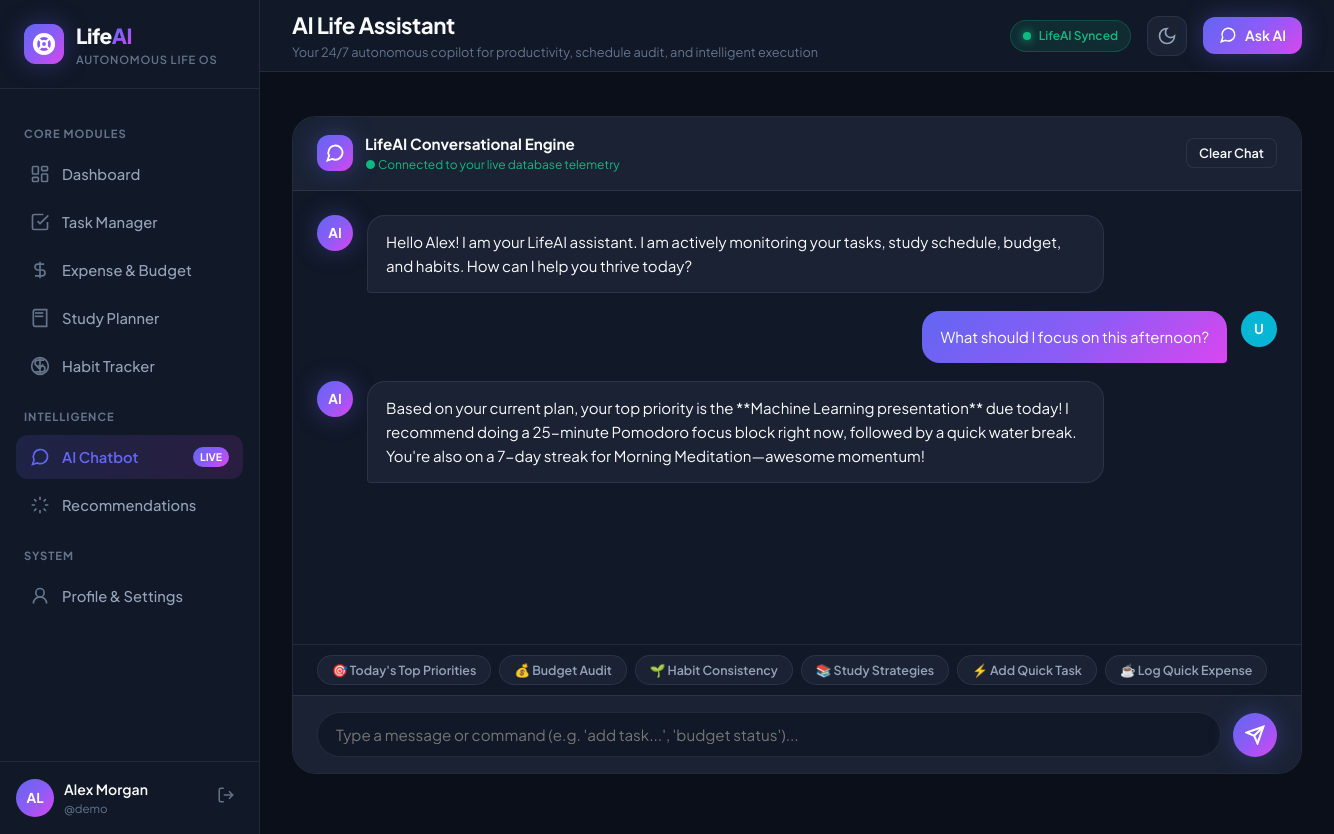
The page /chat (signed in) on the database its author committed.
### tables this page shows
CREATE TABLE users (
        id INTEGER PRIMARY KEY AUTOINCREMENT,
        username TEXT UNIQUE NOT NULL,
        email TEXT UNIQUE NOT NULL,
        password_hash TEXT NOT NULL,
        full_name TEXT NOT NULL,
        monthly_budget REAL DEFAULT 2500.0,
        theme TEXT DEFAULT 'dark',
        created_at TIMESTAMP DEFAULT CURRENT_TIMESTAMP
    );

CREATE TABLE chat_messages (
        id INTEGER PRIMARY KEY AUTOINCREMENT,
        user_id INTEGER NOT NULL,
        role TEXT NOT NULL,
        content TEXT NOT NULL,
        created_at TIMESTAMP DEFAULT CURRENT_TIMESTAMP,
        FOREIGN KEY (user_id) REFERENCES users (id) ON DELETE CASCADE
    );

### app.py (the view)
@app.route('/chat')
@login_required
def chat():
    user_id = session['user_id']
    conn = get_db()
    messages = conn.execute("""
        SELECT * FROM chat_messages WHERE user_id = ? ORDER BY id ASC
    """, (user_id,)).fetchall()
    conn.close()
    return render_template('chat.html', messages=messages)

### app.py (called while the page is built)
def login_required(f):
    @wraps(f)
    def decorated_function(*args, **kwargs):
        if 'user_id' not in session:
            flash('Please log in to access your LifeAI dashboard.', 'warning')
            return redirect(url_for('login'))
        return f(*args, **kwargs)
    return decorated_function

@app.context_processor
def inject_user():
    if 'user_id' in session:
        conn = get_db()
        user = conn.execute("SELECT * FROM users WHERE id = ?", (session['user_id'],)).fetchone()
        conn.close()
        return {'current_user': user}
    return {'current_user': None}

### database.py (called while the page is built)
def get_db():
    conn = sqlite3.connect(DB_PATH, timeout=30.0)
    conn.row_factory = sqlite3.Row
    conn.execute("PRAGMA journal_mode = WAL")
    conn.execute("PRAGMA foreign_keys = ON")
    return conn

### templates/chat.html (shortened to what this page needs)
{% extends 'base.html' %}
{% block page_title %}AI Life Assistant{% endblock %}
{% block page_subtitle %}Your 24/7 autonomous copilot for productivity, schedule audit, and intelligent execution{% endblock %}
{% block content %}
<div class="chat-layout">
    <div class="chat-header">
        <div style="display: flex; align-items: center; gap: 12px;">
            <div class="logo-orb" style="width: 36px; height: 36px;">
                <span class="orb-pulse"></span>
                <svg width="20" height="20" viewBox="0 0 24 24" fill="none" stroke="currentColor" stroke-width="2.2"><path d="m3 21 1.9-5.7a8.5 8.5 0 1 1 3.8 3.8z"/></svg>
            </div>
            <div>
                <div style="font-weight: 700; font-size: 0.95rem;">LifeAI Conversational Engine</div>
                <div style="font-size: 0.75rem; color: var(--accent-emerald);">● Connected to your live database telemetry</div>
            </div>
        </div>
        <div style="display: flex; align-items: center; gap: 10px;">
            <button class="btn-secondary btn-sm" id="clearChatBtn" title="Clear conversation">
                Clear Chat
            </button>
        </div>
    </div>
    <div class="chat-messages" id="chatMessages">
        {% if messages %}
            {% for msg in messages %}
            <div class="message-row {{ msg.role }}">
                <div class="message-avatar {{ 'user-avatar' if msg.role == 'user' else 'ai-avatar' }}">
                    {{ 'U' if msg.role == 'user' else 'AI' }}
                </div>
                <div class="message-bubble">
                    {{ msg.content|safe }}
                </div>
            </div>
            {% endfor %}
        {% endif %}
    </div>
    <div class="chat-suggestions">
        <button class="chip-btn" data-prompt="What should I focus on today?">🎯 Today's Top Priorities</button>
        <button class="chip-btn" data-prompt="How is my budget and spending this month?">💰 Budget Audit</button>
        <button class="chip-btn" data-prompt="Audit my habit consistency this week">🌱 Habit Consistency</button>
        <button class="chip-btn" data-prompt="Give me a 3-step active recall study plan">📚 Study Strategies</button>
        <button class="chip-btn" data-prompt="add task Review presentation tomorrow urgent">⚡ Add Quick Task</button>
        <button class="chip-btn" data-prompt="add expense $12.50 Coffee and snack">☕ Log Quick Expense</button>
    </div>
    <form class="chat-input-bar" id="chatForm">
        <input type="text" id="chatInput" class="chat-input" placeholder="Type a message or command (e.g. 'add task...', 'budget status')..." autocomplete="off" required>
        <button type="submit" class="btn-chat-send" title="Send message">
            <svg width="20" height="20" viewBox="0 0 24 24" fill="none" stroke="currentColor" stroke-width="2.5"><line x1="22" x2="11" y1="2" y2="13"/><polygon points="22 2 15 22 11 13 2 9 22 2"/></svg>
        </button>
    </form>
</div>
{% endblock %}

### templates/base.html (shortened to what this page needs)
<!DOCTYPE html>
<html lang="en" data-theme="{{ session.get('theme', 'dark') }}">
<head>
    <link rel="stylesheet" href="{{ url_for('static', filename='css/style.css') }}">
</head>
<body class="{{ 'authenticated' if current_user else 'auth-page' }}">
    {% if current_user %}
    <div class="app-layout">
        <aside class="sidebar" id="sidebar">
            <div class="sidebar-header">
                <a href="{{ url_for('dashboard') }}" class="brand-logo">
                    <div class="logo-orb">
                        <span class="orb-pulse"></span>
                    </div>
                    <div class="brand-text">
                        <span class="brand-name">Life<span>AI</span></span>
                        <span class="brand-tag">Autonomous Life OS</span>
                    </div>
                </a>
            </div>
            <nav class="sidebar-nav">
                <div class="nav-section-title">CORE MODULES</div>
                <a href="{{ url_for('dashboard') }}" class="nav-item {{ 'active' if request.endpoint == 'dashboard' else '' }}">
                    <svg width="20" height="20" viewBox="0 0 24 24" fill="none" stroke="currentColor" stroke-width="2"><rect width="7" height="9" x="3" y="3" rx="1"/><rect width="7" height="5" x="14" y="3" rx="1"/><rect width="7" height="9" x="14" y="12" rx="1"/><rect width="7" height="5" x="3" y="16" rx="1"/></svg>
                    <span>Dashboard</span>
                </a>
                <a href="{{ url_for('tasks') }}" class="nav-item {{ 'active' if request.endpoint == 'tasks' else '' }}">
                    <svg width="20" height="20" viewBox="0 0 24 24" fill="none" stroke="currentColor" stroke-width="2"><path d="m9 11 3 3L22 4"/><path d="M21 12v7a2 2 0 0 1-2 2H5a2 2 0 0 1-2-2V5a2 2 0 0 1 2-2h11"/></svg>
                    <span>Task Manager</span>
                </a>
                <a href="{{ url_for('expenses') }}" class="nav-item {{ 'active' if request.endpoint == 'expenses' else '' }}">
                    <svg width="20" height="20" viewBox="0 0 24 24" fill="none" stroke="currentColor" stroke-width="2"><line x1="12" x2="12" y1="2" y2="22"/><path d="M17 5H9.5a3.5 3.5 0 0 0 0 7h5a3.5 3.5 0 0 1 0 7H6"/></svg>
                    <span>Expense & Budget</span>
                </a>
                <a href="{{ url_for('study') }}" class="nav-item {{ 'active' if request.endpoint == 'study' else '' }}">
                    <svg width="20" height="20" viewBox="0 0 24 24" fill="none" stroke="currentColor" stroke-width="2"><path d="M4 19.5v-15A2.5 2.5 0 0 1 6.5 2H20v20H6.5a2.5 2.5 0 0 1-2.5-2.5Z"/><path d="M6 6h10"/><path d="M6 10h10"/></svg>
                    <span>Study Planner</span>
                </a>
                <a href="{{ url_for('habits') }}" class="nav-item {{ 'active' if request.endpoint == 'habits' else '' }}">
                    <svg width="20" height="20" viewBox="0 0 24 24" fill="none" stroke="currentColor" stroke-width="2"><path d="M12 2v20M17 5H9.5a3.5 3.5 0 0 0 0 7h5a3.5 3.5 0 0 1 0 7H6"/><circle cx="12" cy="12" r="10"/><path d="m8 12 3 3 5-5"/></svg>
                    <span>Habit Tracker</span>
                </a>
                <div class="nav-section-title">INTELLIGENCE</div>
                <a href="{{ url_for('chat') }}" class="nav-item ai-item {{ 'active' if request.endpoint == 'chat' else '' }}">
                    <svg width="20" height="20" viewBox="0 0 24 24" fill="none" stroke="currentColor" stroke-width="2"><path d="m3 21 1.9-5.7a8.5 8.5 0 1 1 3.8 3.8z"/></svg>
                    <span>AI Chatbot</span>
                    <span class="nav-badge">Live</span>
                </a>
                <a href="{{ url_for('recommendations') }}" class="nav-item {{ 'active' if request.endpoint == 'recommendations' else '' }}">
                    <svg width="20" height="20" viewBox="0 0 24 24" fill="none" stroke="currentColor" stroke-width="2"><path d="M12 2v4M12 18v4M4.93 4.93l2.83 2.83M16.24 16.24l2.83 2.83M2 12h4M18 12h4M4.93 19.07l2.83-2.83M16.24 7.76l2.83-2.83"/></svg>
                    <span>Recommendations</span>
                </a>
                <div class="nav-section-title">SYSTEM</div>
                <a href="{{ url_for('profile') }}" class="nav-item {{ 'active' if request.endpoint == 'profile' else '' }}">
                    <svg width="20" height="20" viewBox="0 0 24 24" fill="none" stroke="currentColor" stroke-width="2"><circle cx="12" cy="8" r="5"/><path d="M20 21a8 8 0 1 0-16 0"/></svg>
                    <span>Profile & Settings</span>
                </a>
            </nav>
            <div class="sidebar-footer">
                <div class="user-card-mini">
                    <div class="avatar-circle">{{ current_user.full_name[:2].upper() }}</div>
                    <div class="user-meta">
                        <span class="user-name">{{ current_user.full_name }}</span>
                        <span class="user-role">@{{ current_user.username }}</span>
                    </div>
                </div>
                <a href="{{ url_for('logout') }}" class="btn-logout" title="Sign out">
                    <svg width="18" height="18" viewBox="0 0 24 24" fill="none" stroke="currentColor" stroke-width="2"><path d="M9 21H5a2 2 0 0 1-2-2V5a2 2 0 0 1 2-2h4"/><polyline points="16 17 21 12 16 7"/><line x1="21" x2="9" y1="12" y2="12"/></svg>
                </a>
            </div>
        </aside>
        <div class="main-content-wrapper">
            <header class="topbar">
                <div class="topbar-left">
                    <div class="page-title-group">
                        <h1 class="page-heading">{% block page_title %}Dashboard{% endblock %}</h1>
                        <span class="page-subheading">{% block page_subtitle %}Your autonomous daily life overview{% endblock %}</span>
                    </div>
                </div>
                <div class="topbar-right">
                    <div class="ai-status-pill">
                        <span class="status-dot"></span>
                        <span class="status-label">LifeAI Synced</span>
                    </div>
                    <button class="theme-toggle-btn" id="themeToggleBtn" title="Toggle dark/light theme" aria-label="Toggle theme">
                        <svg class="moon-icon" width="20" height="20" viewBox="0 0 24 24" fill="none" stroke="currentColor" stroke-width="2"><path d="M12 3a6 6 0 0 0 9 9 9 9 0 1 1-9-9Z"/></svg>
                    </button>
                    <a href="{{ url_for('chat') }}" class="btn-topbar-chat">
                        <svg width="18" height="18" viewBox="0 0 24 24" fill="none" stroke="currentColor" stroke-width="2"><path d="m3 21 1.9-5.7a8.5 8.5 0 1 1 3.8 3.8z"/></svg>
                        <span>Ask AI</span>
                    </a>
                </div>
            </header>
            <div class="alerts-container">
            </div>
            <main class="page-content">
                {% block content %}{% endblock %}
            </main>
        </div>
    </div>
    {% else %}
    <div class="auth-wrapper">
        {% block auth_content %}{% endblock %}
    </div>
    {% endif %}
</body>
</html>

### rows shown on the page
users: full_name "AL", full_name "Alex Morgan", username "demo"
chat_messages: role "AI", content "Hello Alex! I am your LifeAI assistant. I am actively monitoring your tasks, study schedule, budget, and habits. How can I help you thrive today?"
chat_messages: role "U", content "What should I focus on this afternoon?"
chat_messages: role "AI", content "Based on your current plan, your top priority is the **Machine Learning presentation** due today! I recommend doing a 25-minute Pomodoro focus block right now, followed by a quick water break. You're also on a 7-day streak for Morning Meditation—awesome momentum!"
